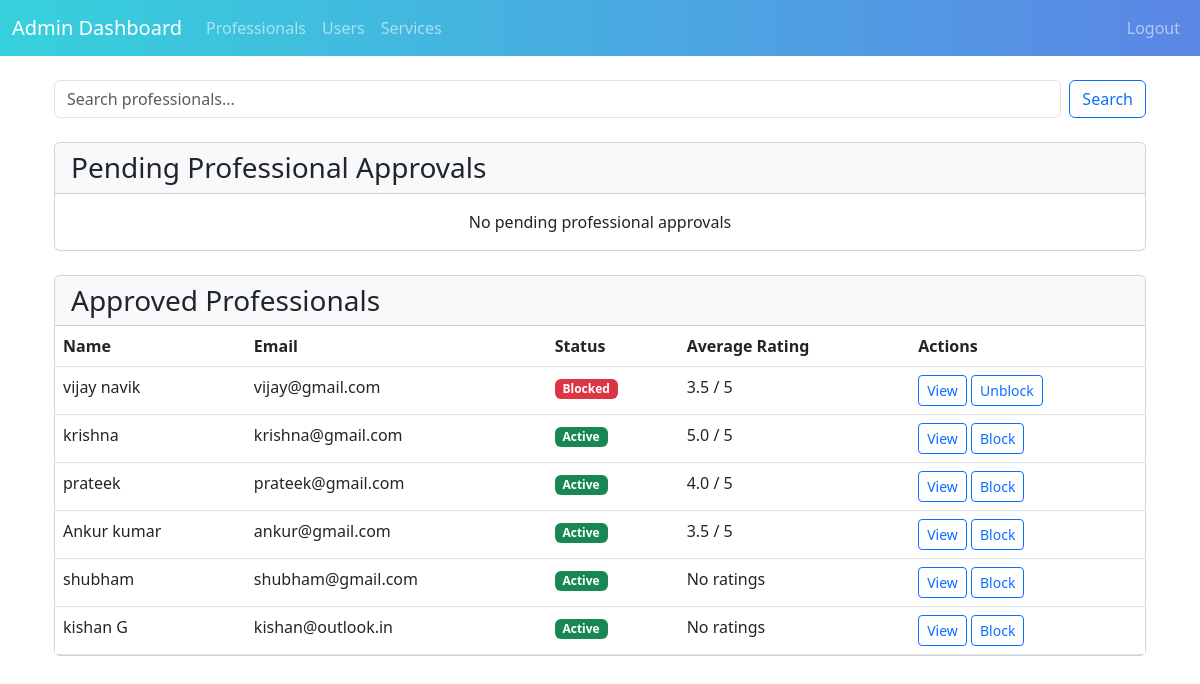
The app's page /admin/professionals (signed in) with its own data.
### app/models.py (models this page shows, shortened)
class User(UserMixin, db.Model):
    id = db.Column(db.Integer, primary_key=True)
    name = db.Column(db.String(100), nullable=False)
    email = db.Column(db.String(100), unique=True, nullable=False)
    password = db.Column(db.String(200), nullable=False)
    user_type = db.Column(db.String(20), nullable=False)
    is_approved = db.Column(db.Boolean, default=False)
    is_blocked = db.Column(db.Boolean, default=False)
    professional_profile = db.relationship('ProfessionalProfile', backref='user', uselist=False)

### app/routes/admin.py (the view)
@admin_bp.route('/professionals')
@login_required
@admin_required
def dashboard():
    search_query = request.args.get('search', '')
    all_professionals = User.query.filter_by(user_type='professional').all()
    filtered_professionals = []
    for professional in all_professionals:
        if search_query.lower() in professional.name.lower() or search_query.lower() in professional.email.lower():
            filtered_professionals.append(professional)
    pending_professionals = []
    approved_professionals = []
    for professional in filtered_professionals:
        if professional.is_approved:
            approved_professionals.append(professional)
        else:
            pending_professionals.append(professional)
    for professional in approved_professionals:
        all_ratings = Review.query.filter_by(professional_id=professional.id).all()
        total_ratings = len(all_ratings)
        if total_ratings > 0:
            sum_ratings = sum([review.rating for review in all_ratings])
            professional.avg_rating = round(sum_ratings / total_ratings, 1)
        else:
            professional.avg_rating = None
    return render_template('admin/dashboard.html',
                           pending_professionals=pending_professionals,
                           approved_professionals=approved_professionals,
                           search_query=search_query)

### app/models.py (called while the page is built)
@login_manager.user_loader
def load_user(user_id):
    return User.query.get(int(user_id))

### app/utils.py (called while the page is built)
def admin_required(f):
    @wraps(f)
    def decorated_function(*args, **kwargs):
        if not current_user.is_authenticated or current_user.user_type != 'admin':
            flash('You do not have permission to access this page.', 'danger')
            return redirect(url_for('auth.login'))
        return f(*args, **kwargs)
    return decorated_function

### app/templates/admin/dashboard.html (shortened to what this page needs)
{% extends "admin/admin_base.html" %}
{% block content %}
<div class="container-fluid">
    <div class="row mb-4">
        <div class="col-md-12">
            <form action="{{ url_for('admin.dashboard') }}" method="GET" class="d-flex">
                <input type="text" name="search" class="form-control me-2" placeholder="Search professionals..." value="{{ search_query }}">
                <button type="submit" class="btn btn-outline-primary">Search</button>
            </form>
        </div>
    </div>
    <div class="row">
        <div class="col-md-12">
            <div class="card mb-4">
                <div class="card-header bg-light text-dark">
                    <h3 class="mb-0">Pending Professional Approvals</h3>
                </div>
                <div class="card-body p-0">
                    {% if pending_professionals %}
                        <table class="table mb-0">
                            <thead>
                                <tr>
                                    <th>Name</th>
                                    <th>Email</th>
                                    <th>Actions</th>
                                </tr>
                            </thead>
                            <tbody>
                                {% for professional in pending_professionals %}
                                <tr>
                                    <td>{{ professional.name }}</td>
                                    <td>{{ professional.email }}</td>
                                    <td>
                                        <a href="{{ url_for('admin.view_professional', user_id=professional.id) }}" class="btn btn-sm btn-outline-primary">View Profile</a>
                                    </td>
                                </tr>
                                {% endfor %}
                            </tbody>
                        </table>
                    {% else %}
                        <p class="text-center m-3">No pending professional approvals</p>
                    {% endif %}
                </div>
            </div>
            <div class="card">
                <div class="card-header bg-light text-dark">
                    <h3 class="mb-0">Approved Professionals</h3>
                </div>
                <div class="card-body p-0">
                    {% if approved_professionals %}
                        <table class="table mb-0">
                            <thead>
                                <tr>
                                    <th>Name</th>
                                    <th>Email</th>
                                    <th>Status</th>
                                    <th>Average Rating</th>
                                    <th>Actions</th>
                                </tr>
                            </thead>
                            <tbody>
                                {% for professional in approved_professionals %}
                                <tr>
                                    <td>{{ professional.name }}</td>
                                    <td>{{ professional.email }}</td>
                                    <td>
                                        {% if professional.is_blocked %}
                                            <span class="badge bg-danger">Blocked</span>
                                        {% else %}
                                            <span class="badge bg-success">Active</span>
                                        {% endif %}
                                    </td>
                                    <td>
                                        {% if professional.avg_rating %}
                                            {{ professional.avg_rating }} / 5
                                        {% else %}
                                            No ratings
                                        {% endif %}
                                    </td>
                                    <td>
                                        <a href="{{ url_for('admin.view_professional', user_id=professional.id) }}" class="btn btn-sm btn-outline-primary">View</a>
                                        <a href="{{ url_for('admin.block_user', user_id=professional.id) }}" class="btn btn-sm btn-outline-primary">
                                            {% if professional.is_blocked %}
                                                Unblock
                                            {% else %}
                                                Block
                                            {% endif %}
                                        </a>
                                    </td>
                                </tr>
                                {% endfor %}
                            </tbody>
                        </table>
                    {% else %}
                        <p class="text-center m-3">No approved professionals found</p>
                    {% endif %}
                </div>
            </div>
        </div>
    </div>
</div>
{% endblock %}

### app/templates/admin/admin_base.html (style rules this page uses)
body { background: #ffffff; min-height: 100vh; }

### records on screen
User: name "vijay navik", email "vijay@gmail.com", is_blocked "Blocked", avg_rating "3.5"
User: name "krishna", email "krishna@gmail.com", is_blocked "Active", avg_rating "5.0"
User: name "prateek", email "prateek@gmail.com", is_blocked "Active", avg_rating "4.0"
User: name "Ankur kumar", email "ankur@gmail.com", is_blocked "Active", avg_rating "3.5"
User: name "shubham", email "shubham@gmail.com", is_blocked "Active", shows "No ratings"
User: name "kishan G", email "kishan@outlook.in", is_blocked "Active", shows "No ratings"
